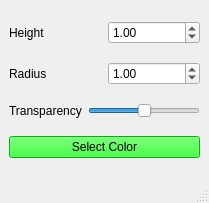
<?xml version="1.0" encoding="UTF-8"?>
<ui version="4.0">
 <class>MainWindow</class>
 <widget class="QMainWindow" name="MainWindow">
  <property name="geometry">
   <rect>
    <x>0</x>
    <y>0</y>
    <width>209</width>
    <height>203</height>
   </rect>
  </property>
  <property name="windowTitle">
   <string>MainWindow</string>
  </property>
  <widget class="QWidget" name="centralwidget">
   <layout class="QVBoxLayout" name="verticalLayout">
    <item>
     <layout class="QHBoxLayout" name="horizontalLayout_3">
      <item>
       <widget class="QLabel" name="label">
        <property name="text">
         <string>Height</string>
        </property>
       </widget>
      </item>
      <item>
       <widget class="QDoubleSpinBox" name="height_spinner">
        <property name="value">
         <double>1.000000000000000</double>
        </property>
       </widget>
      </item>
     </layout>
    </item>
    <item>
     <layout class="QHBoxLayout" name="horizontalLayout_2">
      <item>
       <widget class="QLabel" name="label_2">
        <property name="text">
         <string>Radius</string>
        </property>
       </widget>
      </item>
      <item>
       <widget class="QDoubleSpinBox" name="radius_spinner">
        <property name="value">
         <double>1.000000000000000</double>
        </property>
       </widget>
      </item>
     </layout>
    </item>
    <item>
     <layout class="QHBoxLayout" name="horizontalLayout">
      <item>
       <widget class="QLabel" name="label_3">
        <property name="text">
         <string>Transparency</string>
        </property>
       </widget>
      </item>
      <item>
       <widget class="QSlider" name="transparency_slider">
        <property name="maximum">
         <number>100</number>
        </property>
        <property name="value">
         <number>50</number>
        </property>
        <property name="orientation">
         <enum>Qt::Horizontal</enum>
        </property>
       </widget>
      </item>
     </layout>
    </item>
    <item>
     <layout class="QHBoxLayout" name="horizontalLayout_4">
      <item>
       <widget class="QPushButton" name="color_button">
        <property name="autoFillBackground">
         <bool>true</bool>
        </property>
        <property name="styleSheet">
         <string notr="true">background-color: rgb(0, 255, 0)</string>
        </property>
        <property name="text">
         <string>Select Color</string>
        </property>
       </widget>
      </item>
     </layout>
    </item>
   </layout>
  </widget>
  <widget class="QMenuBar" name="menubar">
   <property name="geometry">
    <rect>
     <x>0</x>
     <y>0</y>
     <width>209</width>
     <height>25</height>
    </rect>
   </property>
  </widget>
  <widget class="QStatusBar" name="statusbar"/>
 </widget>
 <resources/>
 <connections/>
</ui>
